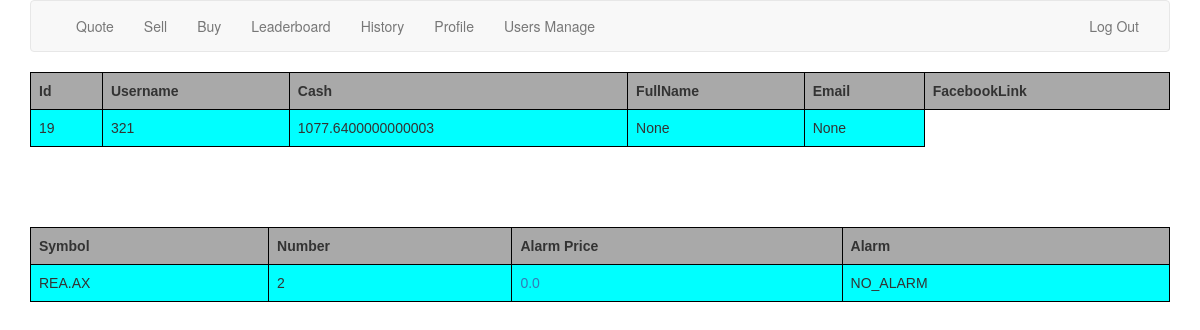
Page /profile (signed in) on the committed database.
### tables this page shows
CREATE TABLE "users"
(
    id INTEGER PRIMARY KEY NOT NULL,
    username TEXT NOT NULL,
    hash TEXT NOT NULL,
    cash REAL DEFAULT 10000.00 NOT NULL,
    assets DECIMAL DEFAULT 0 NOT NULL
, 'fullname' varchar, 'email' TEXT, 'phonenumber' TEXT, 'facebooklink' TEXT);

### application.py (the view, shortened to what this page needs)
@app.route("/profile", methods=["GET", "POST"])
def profile():
    if request.method == "GET":
        current_user = session["user_id"]
        user_info= c.execute("SELECT  id,username,cash,fullname,email,phonenumber,facebooklink FROM users WHERE id = :CURRENT_USER", [current_user]).fetchall()[0]
        availables = c.execute("SELECT symbol, sum(quantity) FROM transactions WHERE user_id = :user_id GROUP BY symbol",[session["user_id"]]).fetchall()
        for available in availables:
            symbol=available[0]
            quantity=available[1]
            price = c.execute("SELECT price,alarm FROM alarm_info WHERE user_id = :user_id  and symbol = :symbol",[session["user_id"],symbol]).fetchall()
            print(price)
            if len(price)>0:
               availables=[(symbol, quantity,price[0][0],price[0][1])]
            else:
               availables=[(symbol, quantity,0.0,"NO_ALARM")]
        return render_template("profile.html",user_info=user_info,availables=availables)

### templates/profile.html (shortened to what this page needs)
{% extends "layout.html" %}
{% block main %}
<table>
    <tr>
        <th>Id</th>
        <th>Username</th>
        <th>Cash</th>
        <th>FullName</th>
        <th>Email</th>
        <th>FacebookLink</th>
    </tr>
    <tr>
        <td> {{ user_info[0] }}</td>
        <td> {{ user_info[1] }}</td>
        <td>{{ user_info[2] }}</td>
        <td>{{ user_info[3] }}</td>
        <td>{{ user_info[4] }}</td>
    </tr>
</table>
<br>
<br>
<br>
<br>
<table>
    <tr>
        <th>
           Symbol
        </th>
        <th>
           Number
        </th>
        <th>
           Alarm Price
        </th>
        <th>
           Alarm
        </th>
    </tr>
    {% for available in  availables %}
    <tr>
        <td>{{ available[0] }}</td>
        <td>{{ available[1] }}</td>
        <td><a href="{{ url_for('set_price') }}?price={{ available[2] }}&symbol={{ available[0]}}">{{ available[2] }}</a></td>
        <td>{{ available[3] }}</td>
    </tr>
    {% endfor %}
</table>
{% endblock %}

### static/styles.css (style rules this page uses)
table { font-family: arial, sans-serif; border-collapse: collapse; width: 100%; }
th { background-color: darkgray; }
td, th { border: 1px solid #000; text-align: left; padding: 8px; }
tr:nth-child(even) { background-color: aqua; }
main td { text-align: left; }

### rows in the picture
users: id "19", username "321", cash "1077.6400000000003"

### other values in the picture
{{ user_info[3] }} "None"
{{ user_info[4] }} "None"
{{ available[0] }} "REA.AX"
{{ available[1] }} "2"
{{ available[2] }} "0.0"
{{ available[3] }} "NO_ALARM"
